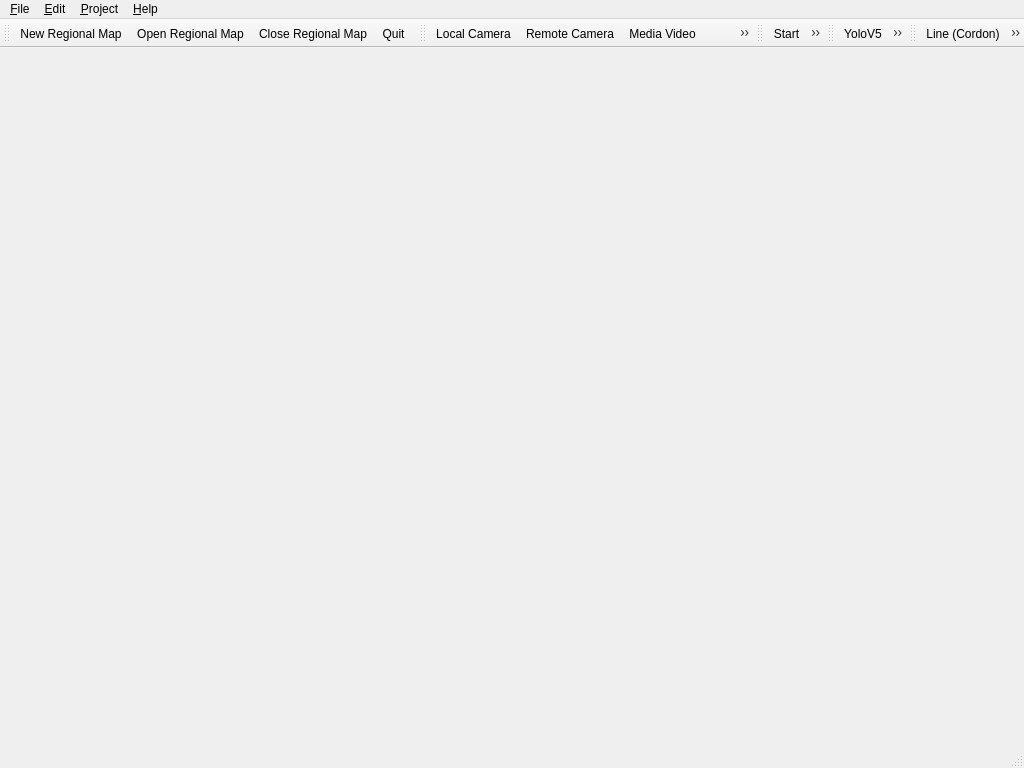
<?xml version="1.0" encoding="UTF-8"?>
<ui version="4.0">
 <class>EditorMainWindow</class>
 <widget class="QMainWindow" name="EditorMainWindow">
  <property name="geometry">
   <rect>
    <x>0</x>
    <y>0</y>
    <width>1024</width>
    <height>768</height>
   </rect>
  </property>
  <property name="windowTitle">
   <string>Regional Detect Editor</string>
  </property>
  <property name="unifiedTitleAndToolBarOnMac">
   <bool>true</bool>
  </property>
  <widget class="QWidget" name="centralwidget"/>
  <widget class="QMenuBar" name="menubar">
   <property name="geometry">
    <rect>
     <x>0</x>
     <y>0</y>
     <width>1024</width>
     <height>30</height>
    </rect>
   </property>
   <widget class="QMenu" name="menu_File">
    <property name="title">
     <string>&amp;File</string>
    </property>
    <addaction name="actionNewRegionalMap"/>
    <addaction name="actionOpenRegionalMap"/>
    <addaction name="actionCloseRegionalMap"/>
    <addaction name="separator"/>
    <addaction name="actionQuitApp"/>
   </widget>
   <widget class="QMenu" name="menu_Help">
    <property name="title">
     <string>&amp;Help</string>
    </property>
    <addaction name="actionAboutApp"/>
   </widget>
   <widget class="QMenu" name="menu_Edit">
    <property name="title">
     <string>&amp;Edit</string>
    </property>
    <widget class="QMenu" name="menuChange_Media_Source">
     <property name="title">
      <string>Load Media Source</string>
     </property>
     <addaction name="actionSourceLocalCamera"/>
     <addaction name="actionSourceRemoteCamera"/>
     <addaction name="actionSourceMediaVideo"/>
     <addaction name="actionSourceStaticImage"/>
    </widget>
    <addaction name="menuChange_Media_Source"/>
   </widget>
   <widget class="QMenu" name="menu_Project">
    <property name="title">
     <string>&amp;Project</string>
    </property>
    <widget class="QMenu" name="menuWeights">
     <property name="title">
      <string>Detect Settings</string>
     </property>
     <widget class="QMenu" name="menuReid_StrongSORT">
      <property name="title">
       <string>Reid (StrongSORT)</string>
      </property>
      <addaction name="actionConfigReIdSSWeights"/>
      <addaction name="actionConfigReIdSSYaml"/>
     </widget>
     <addaction name="actionConfigYoloV5Weights"/>
     <addaction name="menuReid_StrongSORT"/>
    </widget>
    <widget class="QMenu" name="menuRegionals_Settings">
     <property name="title">
      <string>Regionals Settings</string>
     </property>
     <addaction name="actionDrawLine"/>
     <addaction name="actionDrawPolygonArea"/>
    </widget>
    <addaction name="actionStartDetect"/>
    <addaction name="actionPauseDetect"/>
    <addaction name="actionStopDetect"/>
    <addaction name="separator"/>
    <addaction name="menuWeights"/>
    <addaction name="separator"/>
    <addaction name="menuRegionals_Settings"/>
   </widget>
   <addaction name="menu_File"/>
   <addaction name="menu_Edit"/>
   <addaction name="menu_Project"/>
   <addaction name="menu_Help"/>
  </widget>
  <widget class="QStatusBar" name="statusbar"/>
  <widget class="QToolBar" name="toolBar">
   <property name="windowTitle">
    <string>toolBar</string>
   </property>
   <attribute name="toolBarArea">
    <enum>TopToolBarArea</enum>
   </attribute>
   <attribute name="toolBarBreak">
    <bool>false</bool>
   </attribute>
   <addaction name="actionNewRegionalMap"/>
   <addaction name="actionOpenRegionalMap"/>
   <addaction name="actionCloseRegionalMap"/>
   <addaction name="actionQuitApp"/>
  </widget>
  <widget class="QToolBar" name="toolBar_2">
   <property name="windowTitle">
    <string>toolBar_2</string>
   </property>
   <attribute name="toolBarArea">
    <enum>TopToolBarArea</enum>
   </attribute>
   <attribute name="toolBarBreak">
    <bool>false</bool>
   </attribute>
   <addaction name="actionSourceLocalCamera"/>
   <addaction name="actionSourceRemoteCamera"/>
   <addaction name="actionSourceMediaVideo"/>
   <addaction name="actionSourceStaticImage"/>
  </widget>
  <widget class="QToolBar" name="toolBar_3">
   <property name="windowTitle">
    <string>toolBar_3</string>
   </property>
   <attribute name="toolBarArea">
    <enum>TopToolBarArea</enum>
   </attribute>
   <attribute name="toolBarBreak">
    <bool>false</bool>
   </attribute>
   <addaction name="actionStartDetect"/>
   <addaction name="actionPauseDetect"/>
   <addaction name="actionStopDetect"/>
  </widget>
  <widget class="QToolBar" name="toolBar_4">
   <property name="windowTitle">
    <string>toolBar_4</string>
   </property>
   <attribute name="toolBarArea">
    <enum>TopToolBarArea</enum>
   </attribute>
   <attribute name="toolBarBreak">
    <bool>false</bool>
   </attribute>
   <addaction name="actionConfigYoloV5Weights"/>
   <addaction name="actionConfigReIdSSWeights"/>
   <addaction name="actionConfigReIdSSYaml"/>
  </widget>
  <widget class="QToolBar" name="toolBar_5">
   <property name="windowTitle">
    <string>toolBar_5</string>
   </property>
   <attribute name="toolBarArea">
    <enum>TopToolBarArea</enum>
   </attribute>
   <attribute name="toolBarBreak">
    <bool>false</bool>
   </attribute>
   <addaction name="actionDrawLine"/>
   <addaction name="actionDrawPolygonArea"/>
  </widget>
  <action name="actionNewRegionalMap">
   <property name="icon">
    <iconset resource="regional_detect.qrc">
     <normaloff>:/icon/icons/新建.png</normaloff>:/icon/icons/新建.png</iconset>
   </property>
   <property name="text">
    <string>&amp;New Regional Map</string>
   </property>
   <property name="statusTip">
    <string>New Regional Map</string>
   </property>
  </action>
  <action name="actionOpenRegionalMap">
   <property name="icon">
    <iconset resource="regional_detect.qrc">
     <normaloff>:/icon/icons/打开.png</normaloff>:/icon/icons/打开.png</iconset>
   </property>
   <property name="text">
    <string>&amp;Open Regional Map</string>
   </property>
   <property name="statusTip">
    <string>Open Regional Map</string>
   </property>
  </action>
  <action name="actionCloseRegionalMap">
   <property name="icon">
    <iconset resource="regional_detect.qrc">
     <normaloff>:/icon/icons/关闭.png</normaloff>:/icon/icons/关闭.png</iconset>
   </property>
   <property name="text">
    <string>Close Regional Map</string>
   </property>
   <property name="statusTip">
    <string>Close Regional Map</string>
   </property>
  </action>
  <action name="action">
   <property name="text">
    <string>-</string>
   </property>
  </action>
  <action name="actionQuitApp">
   <property name="icon">
    <iconset resource="regional_detect.qrc">
     <normaloff>:/icon/icons/退出.png</normaloff>:/icon/icons/退出.png</iconset>
   </property>
   <property name="text">
    <string>&amp;Quit</string>
   </property>
   <property name="statusTip">
    <string>Quit the application</string>
   </property>
   <property name="shortcut">
    <string>Ctrl+Q</string>
   </property>
   <property name="menuRole">
    <enum>QAction::QuitRole</enum>
   </property>
  </action>
  <action name="actionAboutApp">
   <property name="icon">
    <iconset resource="regional_detect.qrc">
     <normaloff>:/icon/icons/告警实心.png</normaloff>:/icon/icons/告警实心.png</iconset>
   </property>
   <property name="text">
    <string>&amp;About...</string>
   </property>
   <property name="statusTip">
    <string>Information about HuaFon</string>
   </property>
  </action>
  <action name="actionDrawLine">
   <property name="icon">
    <iconset resource="regional_detect.qrc">
     <normaloff>:/icon/icons/线.png</normaloff>:/icon/icons/线.png</iconset>
   </property>
   <property name="text">
    <string>Line (Cordon)</string>
   </property>
  </action>
  <action name="actionDrawPolygonArea">
   <property name="icon">
    <iconset resource="regional_detect.qrc">
     <normaloff>:/icon/icons/面.png</normaloff>:/icon/icons/面.png</iconset>
   </property>
   <property name="text">
    <string>Polygon (Warning Area)</string>
   </property>
  </action>
  <action name="actionSourceLocalCamera">
   <property name="icon">
    <iconset resource="regional_detect.qrc">
     <normaloff>:/icon/icons/摄像头.png</normaloff>:/icon/icons/摄像头.png</iconset>
   </property>
   <property name="text">
    <string>Local Camera</string>
   </property>
   <property name="statusTip">
    <string>Using local camera likes USB-Camera</string>
   </property>
  </action>
  <action name="actionSourceRemoteCamera">
   <property name="icon">
    <iconset resource="regional_detect.qrc">
     <normaloff>:/icon/icons/5摄像头.png</normaloff>:/icon/icons/5摄像头.png</iconset>
   </property>
   <property name="text">
    <string>Remote Camera</string>
   </property>
   <property name="statusTip">
    <string>Using remote camera by using RTSP protocol.</string>
   </property>
  </action>
  <action name="actionSourceMediaVideo">
   <property name="icon">
    <iconset resource="regional_detect.qrc">
     <normaloff>:/icon/icons/file-mp4.png</normaloff>:/icon/icons/file-mp4.png</iconset>
   </property>
   <property name="text">
    <string>Media Video</string>
   </property>
   <property name="statusTip">
    <string>Using local video file, likes mp4.</string>
   </property>
  </action>
  <action name="actionSourceStaticImage">
   <property name="icon">
    <iconset resource="regional_detect.qrc">
     <normaloff>:/icon/icons/插入图片.png</normaloff>:/icon/icons/插入图片.png</iconset>
   </property>
   <property name="text">
    <string>Static Image</string>
   </property>
   <property name="statusTip">
    <string>Using a static image from local file.</string>
   </property>
  </action>
  <action name="actionStartDetect">
   <property name="icon">
    <iconset resource="regional_detect.qrc">
     <normaloff>:/icon/icons/播放2.png</normaloff>:/icon/icons/播放2.png</iconset>
   </property>
   <property name="text">
    <string>Start</string>
   </property>
  </action>
  <action name="actionPauseDetect">
   <property name="icon">
    <iconset resource="regional_detect.qrc">
     <normaloff>:/icon/icons/暂停.png</normaloff>:/icon/icons/暂停.png</iconset>
   </property>
   <property name="text">
    <string>Pause</string>
   </property>
  </action>
  <action name="actionStopDetect">
   <property name="icon">
    <iconset resource="regional_detect.qrc">
     <normaloff>:/icon/icons/停止.png</normaloff>:/icon/icons/停止.png</iconset>
   </property>
   <property name="text">
    <string>Stop</string>
   </property>
  </action>
  <action name="actionConfigYoloV5Weights">
   <property name="icon">
    <iconset resource="regional_detect.qrc">
     <normaloff>:/icon/icons/AI、智能大脑-09.png</normaloff>:/icon/icons/AI、智能大脑-09.png</iconset>
   </property>
   <property name="text">
    <string>YoloV5</string>
   </property>
  </action>
  <action name="actionConfigReIdSSWeights">
   <property name="icon">
    <iconset resource="regional_detect.qrc">
     <normaloff>:/icon/icons/环保平台-智能巡检.png</normaloff>:/icon/icons/环保平台-智能巡检.png</iconset>
   </property>
   <property name="text">
    <string>StrongSORT Weights</string>
   </property>
   <property name="toolTip">
    <string>StrongSORT Weights</string>
   </property>
  </action>
  <action name="actionConfigReIdSSYaml">
   <property name="icon">
    <iconset resource="regional_detect.qrc">
     <normaloff>:/icon/icons/智能、连接-02.png</normaloff>:/icon/icons/智能、连接-02.png</iconset>
   </property>
   <property name="text">
    <string>StrongSORT Yaml Config</string>
   </property>
   <property name="toolTip">
    <string>StrongSORT Yaml Config</string>
   </property>
  </action>
 </widget>
 <resources>
  <include location="regional_detect.qrc"/>
 </resources>
 <connections>
  <connection>
   <sender>actionNewRegionalMap</sender>
   <signal>triggered()</signal>
   <receiver>EditorMainWindow</receiver>
   <slot>onRegMapNew()</slot>
   <hints>
    <hint type="sourcelabel">
     <x>-1</x>
     <y>-1</y>
    </hint>
    <hint type="destinationlabel">
     <x>399</x>
     <y>299</y>
    </hint>
   </hints>
  </connection>
  <connection>
   <sender>actionOpenRegionalMap</sender>
   <signal>triggered()</signal>
   <receiver>EditorMainWindow</receiver>
   <slot>onRegMapOpen()</slot>
   <hints>
    <hint type="sourcelabel">
     <x>-1</x>
     <y>-1</y>
    </hint>
    <hint type="destinationlabel">
     <x>399</x>
     <y>299</y>
    </hint>
   </hints>
  </connection>
  <connection>
   <sender>actionCloseRegionalMap</sender>
   <signal>triggered()</signal>
   <receiver>EditorMainWindow</receiver>
   <slot>onRegMapClose()</slot>
   <hints>
    <hint type="sourcelabel">
     <x>-1</x>
     <y>-1</y>
    </hint>
    <hint type="destinationlabel">
     <x>399</x>
     <y>299</y>
    </hint>
   </hints>
  </connection>
  <connection>
   <sender>actionQuitApp</sender>
   <signal>triggered()</signal>
   <receiver>EditorMainWindow</receiver>
   <slot>onQuitApp()</slot>
   <hints>
    <hint type="sourcelabel">
     <x>-1</x>
     <y>-1</y>
    </hint>
    <hint type="destinationlabel">
     <x>399</x>
     <y>299</y>
    </hint>
   </hints>
  </connection>
  <connection>
   <sender>actionAboutApp</sender>
   <signal>triggered()</signal>
   <receiver>EditorMainWindow</receiver>
   <slot>onAboutApp()</slot>
   <hints>
    <hint type="sourcelabel">
     <x>-1</x>
     <y>-1</y>
    </hint>
    <hint type="destinationlabel">
     <x>399</x>
     <y>299</y>
    </hint>
   </hints>
  </connection>
  <connection>
   <sender>actionSourceLocalCamera</sender>
   <signal>triggered()</signal>
   <receiver>EditorMainWindow</receiver>
   <slot>onChangeSourceLocalCamera()</slot>
   <hints>
    <hint type="sourcelabel">
     <x>-1</x>
     <y>-1</y>
    </hint>
    <hint type="destinationlabel">
     <x>511</x>
     <y>383</y>
    </hint>
   </hints>
  </connection>
  <connection>
   <sender>actionSourceRemoteCamera</sender>
   <signal>triggered()</signal>
   <receiver>EditorMainWindow</receiver>
   <slot>onChangeSourceRemoteCamera()</slot>
   <hints>
    <hint type="sourcelabel">
     <x>-1</x>
     <y>-1</y>
    </hint>
    <hint type="destinationlabel">
     <x>511</x>
     <y>383</y>
    </hint>
   </hints>
  </connection>
  <connection>
   <sender>actionSourceMediaVideo</sender>
   <signal>triggered()</signal>
   <receiver>EditorMainWindow</receiver>
   <slot>onChangeSourceMediaVideo()</slot>
   <hints>
    <hint type="sourcelabel">
     <x>-1</x>
     <y>-1</y>
    </hint>
    <hint type="destinationlabel">
     <x>511</x>
     <y>383</y>
    </hint>
   </hints>
  </connection>
  <connection>
   <sender>actionSourceStaticImage</sender>
   <signal>triggered()</signal>
   <receiver>EditorMainWindow</receiver>
   <slot>onChangeSourceStaticImage()</slot>
   <hints>
    <hint type="sourcelabel">
     <x>-1</x>
     <y>-1</y>
    </hint>
    <hint type="destinationlabel">
     <x>511</x>
     <y>383</y>
    </hint>
   </hints>
  </connection>
  <connection>
   <sender>actionConfigYoloV5Weights</sender>
   <signal>triggered()</signal>
   <receiver>EditorMainWindow</receiver>
   <slot>on_change_yolov5_weights()</slot>
   <hints>
    <hint type="sourcelabel">
     <x>-1</x>
     <y>-1</y>
    </hint>
    <hint type="destinationlabel">
     <x>511</x>
     <y>383</y>
    </hint>
   </hints>
  </connection>
  <connection>
   <sender>actionConfigReIdSSWeights</sender>
   <signal>triggered()</signal>
   <receiver>EditorMainWindow</receiver>
   <slot>on_change_reid_ss_weights()</slot>
   <hints>
    <hint type="sourcelabel">
     <x>-1</x>
     <y>-1</y>
    </hint>
    <hint type="destinationlabel">
     <x>511</x>
     <y>383</y>
    </hint>
   </hints>
  </connection>
  <connection>
   <sender>actionConfigReIdSSYaml</sender>
   <signal>triggered()</signal>
   <receiver>EditorMainWindow</receiver>
   <slot>on_change_reid_ss_config()</slot>
   <hints>
    <hint type="sourcelabel">
     <x>-1</x>
     <y>-1</y>
    </hint>
    <hint type="destinationlabel">
     <x>511</x>
     <y>383</y>
    </hint>
   </hints>
  </connection>
  <connection>
   <sender>actionDrawLine</sender>
   <signal>triggered()</signal>
   <receiver>EditorMainWindow</receiver>
   <slot>on_draw_regional_boundary_line()</slot>
   <hints>
    <hint type="sourcelabel">
     <x>-1</x>
     <y>-1</y>
    </hint>
    <hint type="destinationlabel">
     <x>511</x>
     <y>383</y>
    </hint>
   </hints>
  </connection>
  <connection>
   <sender>actionDrawPolygonArea</sender>
   <signal>triggered()</signal>
   <receiver>EditorMainWindow</receiver>
   <slot>on_draw_regional_area()</slot>
   <hints>
    <hint type="sourcelabel">
     <x>-1</x>
     <y>-1</y>
    </hint>
    <hint type="destinationlabel">
     <x>511</x>
     <y>383</y>
    </hint>
   </hints>
  </connection>
 </connections>
 <slots>
  <slot>onRegMapNew()</slot>
  <slot>onRegMapOpen()</slot>
  <slot>onRegMapClose()</slot>
  <slot>onQuitApp()</slot>
  <slot>onAboutApp()</slot>
  <slot>onChangeSourceLocalCamera()</slot>
  <slot>onChangeSourceRemoteCamera()</slot>
  <slot>onChangeSourceMediaVideo()</slot>
  <slot>onChangeSourceStaticImage()</slot>
  <slot>on_change_yolov5_weights()</slot>
  <slot>on_change_reid_ss_weights()</slot>
  <slot>on_change_reid_ss_config()</slot>
  <slot>on_mouse_draw_detect_region(QMouseEvent)</slot>
  <slot>on_draw_regional_boundary_line()</slot>
  <slot>on_draw_regional_area()</slot>
 </slots>
</ui>
